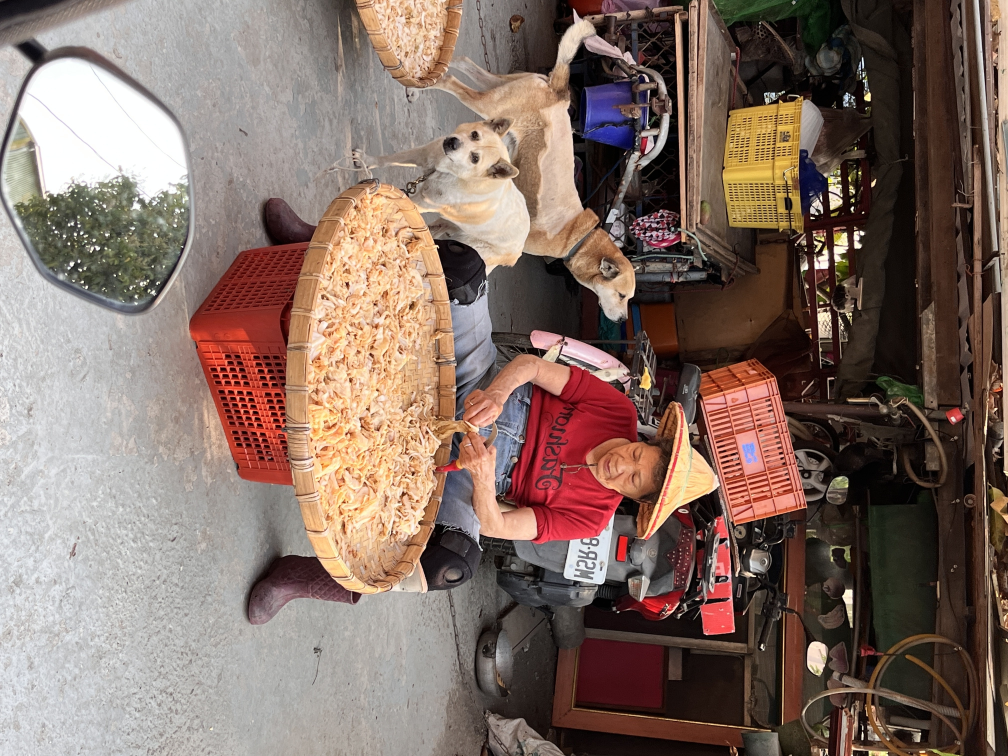
#> input picture ch4/gm_Flip Horizontally.jpg, 4032 x 3024 px, given in place of gm.jpg, which was not available (shown at 1/4 size)
$ python affine_transform.py
#> lines starting #> are read from the running program, lines starting #| are printed output that depends on the picture
#使用控制點的仿射轉換
import numpy as np
import cv2

img1 = cv2.imread("D:/Documents/ImgProcess/picture/gm.jpg", -1)
#> img1 is the input picture: shape (3024, 4032, 3); mean B, G, R 101.4, 110.9, 131.5
nr,nc=img1.shape[:2]
#> nr = 3024; nc = 4032
pts1=np.float32([[160,165],[240,390],[270,125]])  #表示原始圖像中的三個點
pts2=np.float32([[190,140],[190,375],[310,140]])  #表示變換後圖像中的三個點
T=cv2.getAffineTransform(pts1,pts2)
img2=cv2.warpAffine(img1,T,(nc,nr))
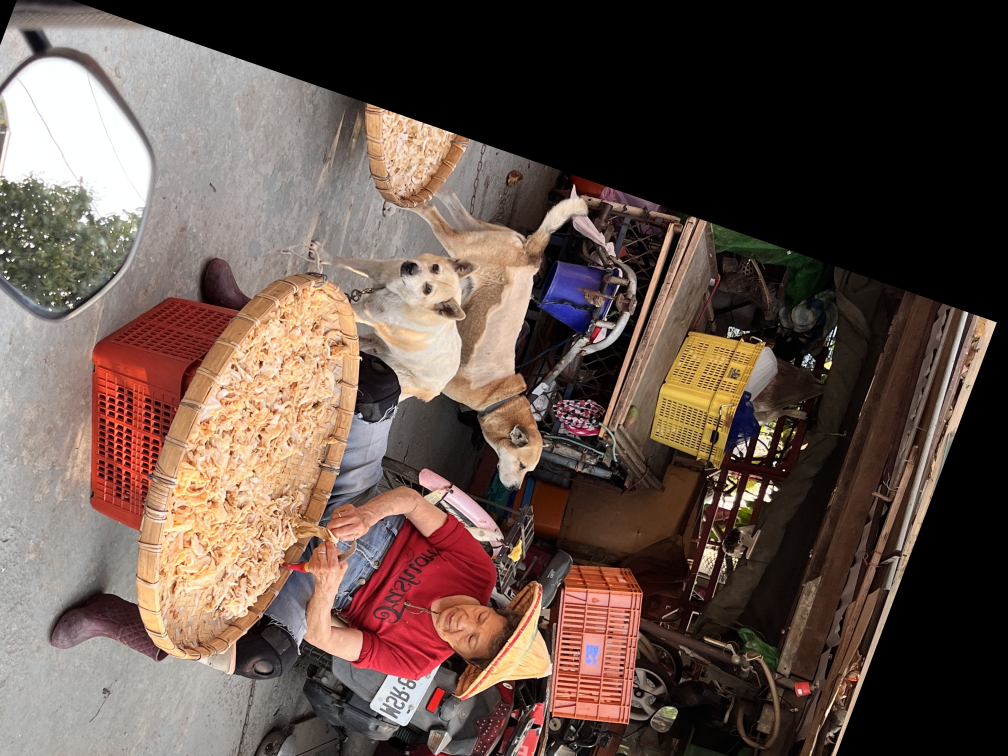
#> img2: shape (3024, 4032, 3) (shown at 1/4 size); mean B, G, R 73.2, 81.5, 99.6

cv2.imwrite("gm_Affine Transform.jpg", img2)
cv2.waitKey(0)

$ run again, on ch4/gm_Flip Vertically.jpg
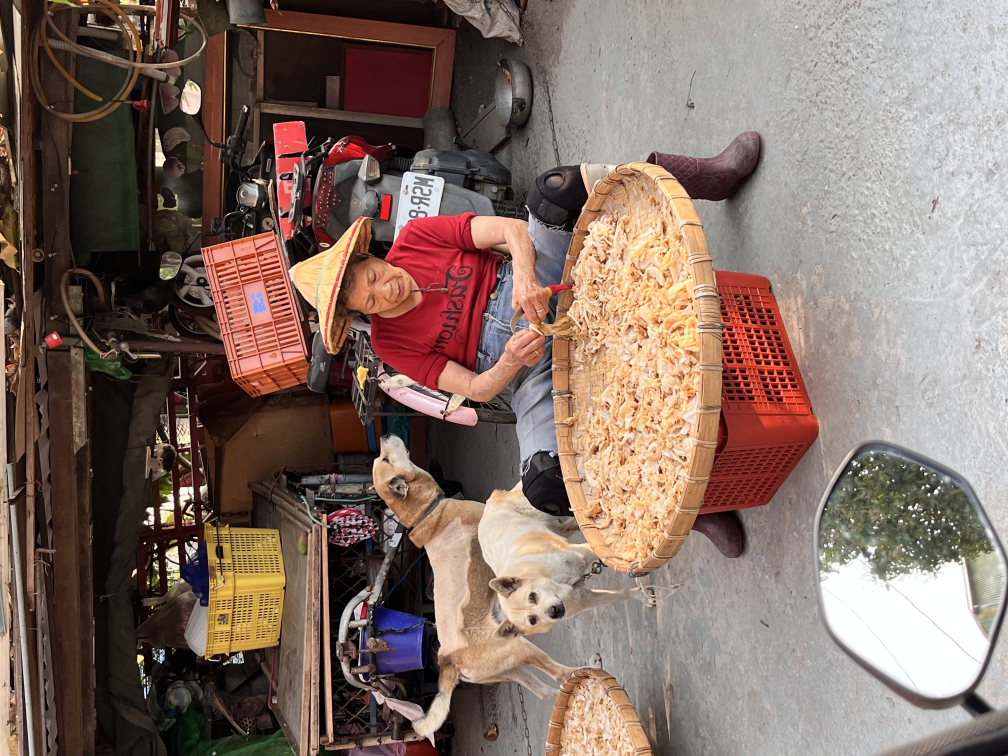
#> input picture ch4/gm_Flip Vertically.jpg, 4032 x 3024 px, given in place of gm.jpg, which was not available (shown at 1/4 size)
#> img1 is the input picture: shape (3024, 4032, 3); mean B, G, R 101.4, 110.9, 131.5
#> `img2=cv2.warpAffine(img1,T,(nc,nr))`:
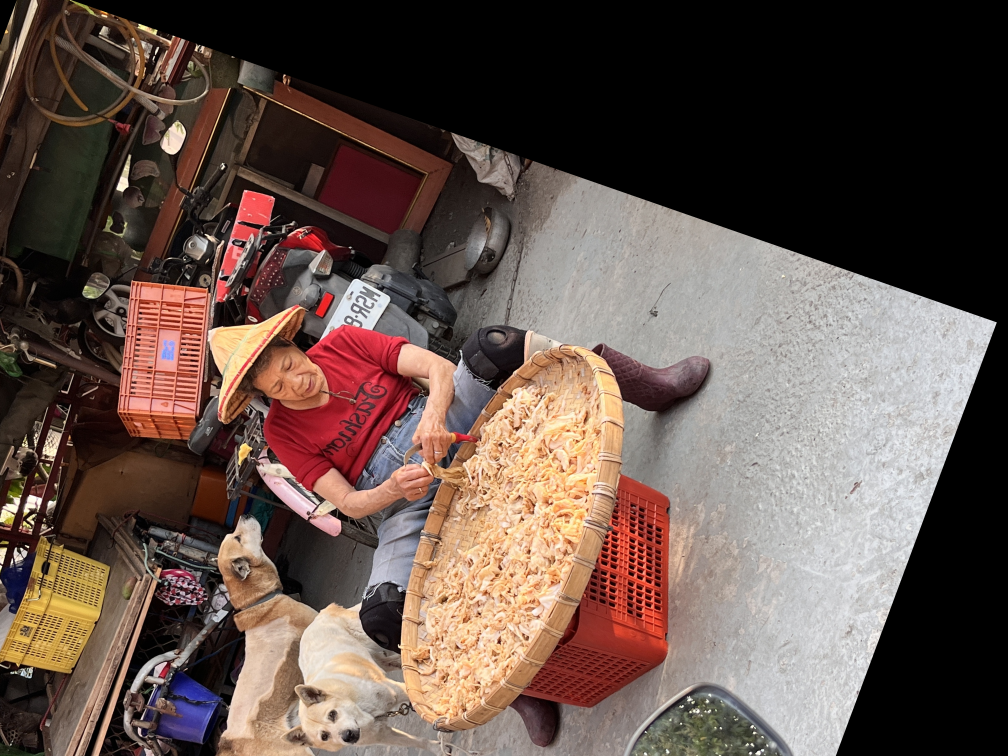
#> img2: shape (3024, 4032, 3) (shown at 1/4 size); mean B, G, R 75.5, 83.1, 101

$ run again, on ch4/gm_Image Rotation.jpg
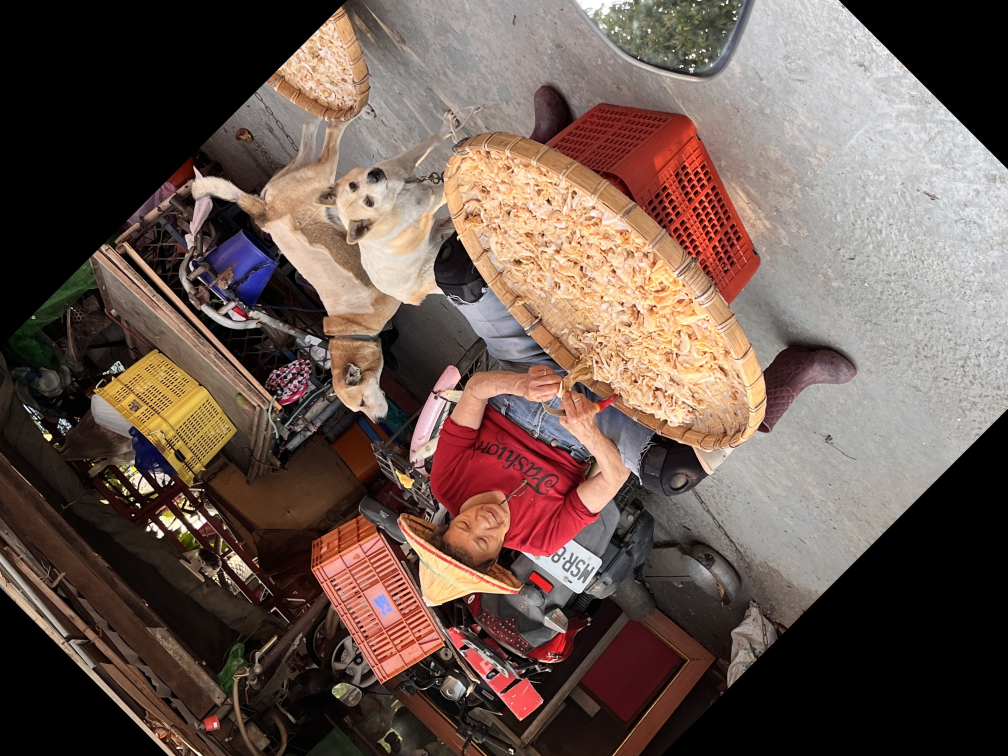
#> input picture ch4/gm_Image Rotation.jpg, 4032 x 3024 px, given in place of gm.jpg, which was not available (shown at 1/4 size)
#> img1 is the input picture: shape (3024, 4032, 3); mean B, G, R 79.3, 87.6, 106.5
#> `img2=cv2.warpAffine(img1,T,(nc,nr))`:
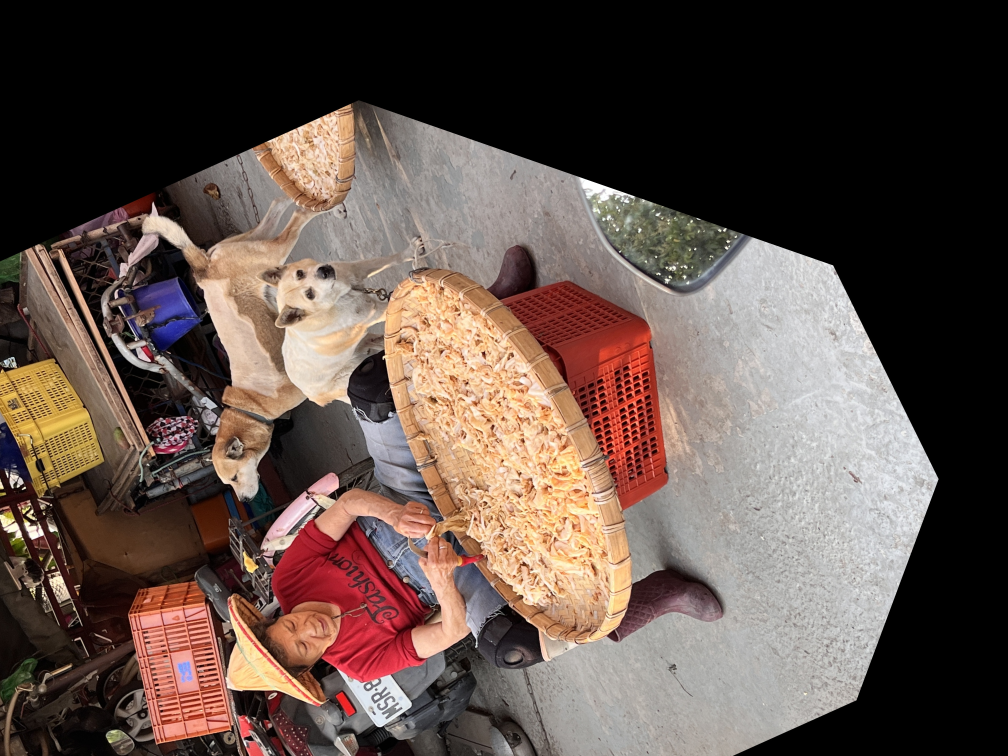
#> img2: shape (3024, 4032, 3) (shown at 1/4 size); mean B, G, R 73.6, 80.9, 97.2
